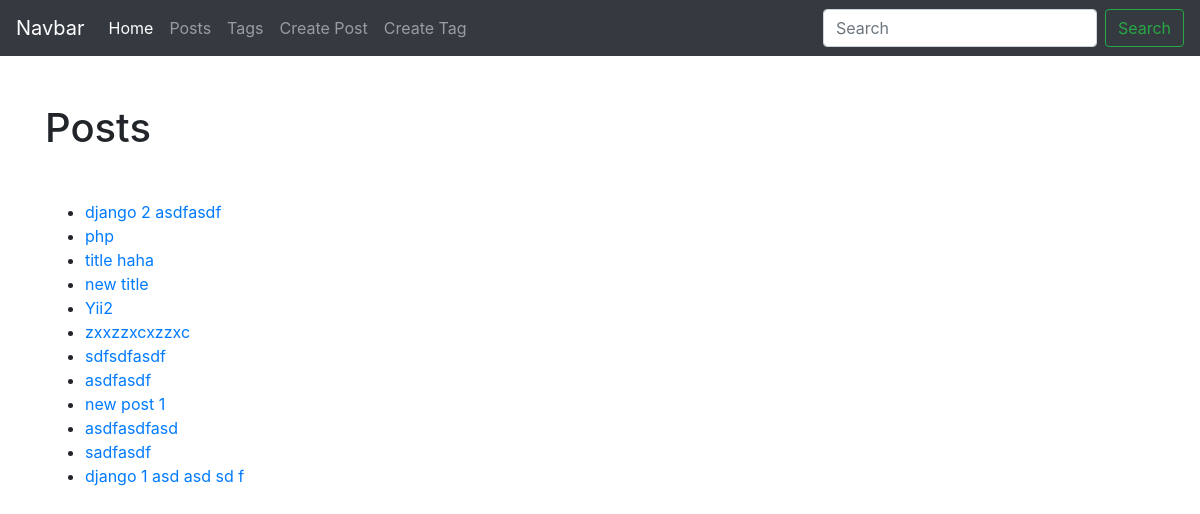
The page /blog/tag/ on the database as committed earlier.
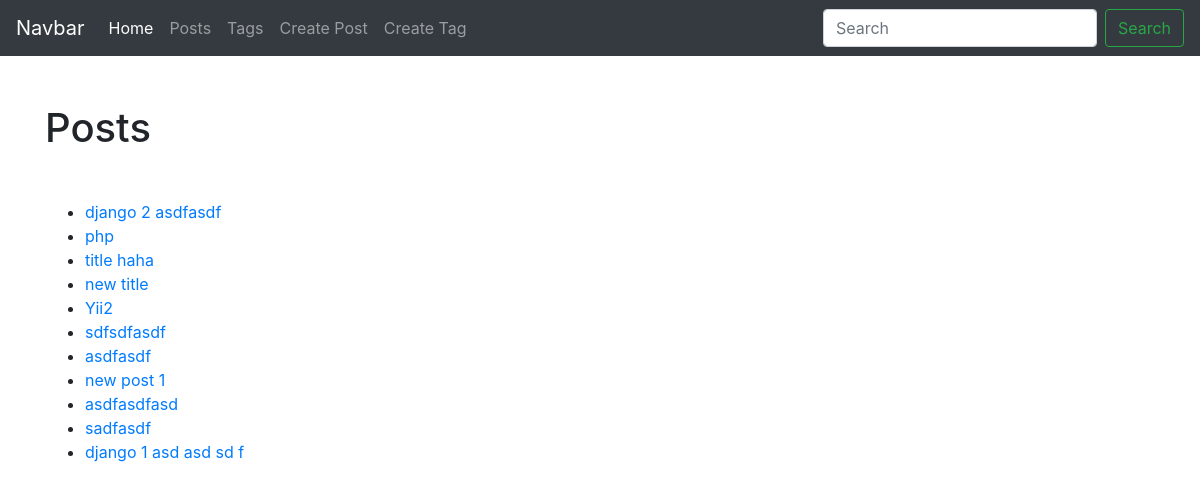
The same page on the database as committed later.
### blog/models.py (models this page shows, shortened)
class Tag(models.Model):
    title = models.CharField(max_length=50)
    slug = models.CharField(max_length=50, unique=True)
    def get_absolute_url(self):
        return reverse('blog_tag_detail', kwargs={'slug': self.slug})

### blog/views.py (the view)
# urls.py: path('tag/', TagList.as_view(), name='blog_tag_list'),
class TagList(ObjectListMixin, View):
    model = Tag

### blog/utils.py (called while the page is built)
    def get(self, request):
        model_name = self.model.__name__.lower()
        items = self.model.objects.all()
        return render(request, 'blog/{}_list.html'.format(model_name), {'items': items})

### blog/templates/blog/tag_list.html (shortened to what this page needs)
{% extends 'blog/base.html' %}
{% block content %}
<ul>
{% for item in items %}
    <li><a href="{{ item.get_absolute_url }}">{{ item.title }}</a></li>
{% endfor %}
</ul>
{% endblock %}

Rows that differ between the two databases and show on the page:
removed Tag: title "zxxzzxcxzzxc"
